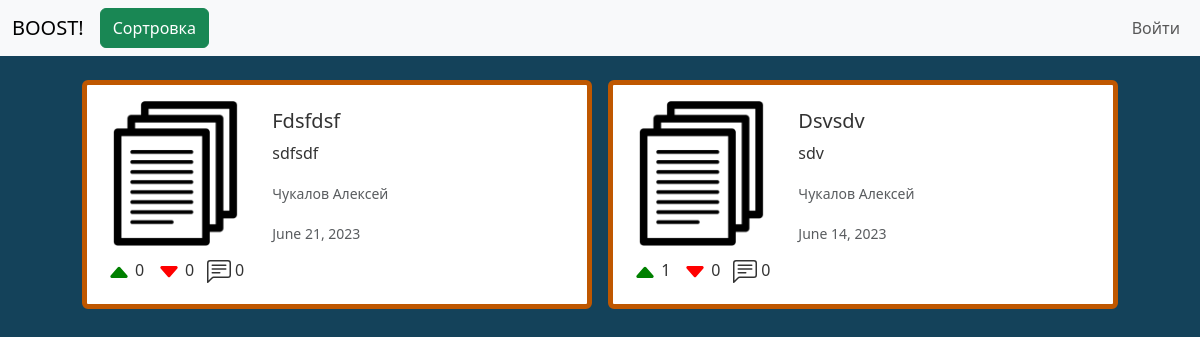
The page /docs/ on the database its author committed.
### app/models.py (models this page shows, shortened)
class Doc (models.Model):
    objects = models.Manager()
    title = models.CharField(max_length=255)
    description = models.CharField(max_length=511, blank=True)
    link = models.URLField(max_length=255, unique=True)
    path = models.CharField(max_length=127)
    preview = models.ImageField(
        upload_to='media/',
        blank=False,
        default='media/default_images/default_document.png'
    )
    likes = models.IntegerField(default=0)
    dislikes = models.IntegerField(default=0)
    comments = models.IntegerField(default=0)
    studies = models.ManyToManyField(Study)
    subjects = models.ManyToManyField(Subject)
    author = models.ForeignKey(User, on_delete=models.CASCADE)
    date = models.DateField()

### accounts/models.py (models this page shows, shortened)
class User (AbstractBaseUser):
    objects = UserManager()
    email = models.EmailField(
        verbose_name='адресс электронной почты',
        max_length=255,
        unique=True
    )
    username = models.CharField(
        verbose_name='ник',
        max_length=30,
        unique=True
    )
    avatar = models.ImageField(
        verbose_name='Avatar',
        default=DEFAULT_AVATAR,
        upload_to='media/',
        blank=False,
    )
    first_name = models.CharField(
        verbose_name='ваше имя',
        max_length=30
    )
    last_name = models.CharField(
        verbose_name='вашу фамилию',
        max_length=30
    )
    bookmarks = models.ManyToManyField(
        Doc,
        blank=True
    )
    is_active = models.BooleanField(default=True)
    staff = models.BooleanField(default=False)
    admin = models.BooleanField(default=False)
    USERNAME_FIELD = 'email'
    REQUIRED_FIELDS = ['username', 'first_name', 'last_name']
    def __str__(self):
        return f'{self.last_name} {self.first_name}'

### app/views.py (the view)
# urls.py: path('docs/', views.docs_page, name='docs'),
def docs_page(request):
    context = {}
    if request.GET.get('drop'):
        return redirect('/docs')
    sort_docs = SortDocs(request)
    sort_docs.convert()
    docs = sort_docs.make_request()
    context['sort_form'] = TagsSortForm(
        initial={
            'studies': sort_docs.studies,
            'sort_type': sort_docs.sort_type_get,
            'subjects': sort_docs.subjects,
        }
    )
    context['search_form'] = SearchForm(
        initial={
            'q': sort_docs.search
        }
    )
    for i in range(len(docs)):
        docs[i].title = docs[i].title.capitalize()
    context['docs'] = docs
    context['has_docs'] = True
    return render(request, 'docs.html', context)

### app/third_party/sort_docs.py (called while the page is built, shortened)
    def convert(self):
        if self.sort_type_get:
            self.sort_type = self.SORT_TYPES[int(self.sort_type_get) - 1]
        else:
            self.sort_type = '-pk'
        if self.subjects:
            self.query_subjects = Q(subjects__in=self.subjects)
        if self.studies:
            self.query_studies = Q(studies__in=self.studies)

    def make_request(self, docs=Doc.objects.all()):
        docs = docs.filter(
            self.query_subjects & self.query_studies & (self.query_title | self.query_description)
        ).order_by(self.sort_type)
        return docs

### app/third_party/tags.py (called while the page is built)
    def __str__(self):
        return str(self.name)

    def __str__(self):
        return str(self.level)

### app/templates/docs.html (shortened to what this page needs)
<!DOCTYPE html>
{% load static %}
<html lang="en">
<head>
        <link href="https://cdn.jsdelivr.net/npm/bootstrap@5.3.0/dist/css/bootstrap.min.css"
              rel="stylesheet"
>
              <link rel="stylesheet" href="{% static 'styles/main.css' %}">
</head>
<body>
    <header class="mb-3">
      {% include 'menu.html' %}
    </header>
<main>
  <section class="d-flex justify-content-center flex-wrap">
    {% for doc in docs %}
        <div class="cardDoc card border-5 m-2 p-2" style="max-width: 540px;">
            <a href="/document{{doc.pk}}" class="cardLink">
            <div class="row g-0">
            <div class="col-md-4 p-2 align-bottom">
                <img src="{{doc.preview.url}}" class="img-fluid rounded-start mb-2" alt="">
                <div class="d-flex justify-content-between">
                    <p class="m-1">{% include 'note_icons/caret_up_fill.html' %} {{doc.likes}}</p>
                    <p class="m-1">{% include 'note_icons/caret_down_fill.html' %} {{doc.dislikes}}</p>
                    <p class="m-1">{% include 'note_icons/comment.html' %} {{doc.comments}}</p>
                </div>
            </div>
                <div class="col-md-8">
                    <div class="card-body">
                        <div class="d-flex justify-content-between">
                            <h5 class="card-title">{{doc.title}}</h5>
                        </div>
                            <p class="card-text">{{doc.description}}</p>
                            <p class="card-text"><small class="text-body-secondary">{{doc.author}}</small></p>
                            <div class="d-flex justify-content-between">
                                <p class="card-text"><small class="text-body-secondary">{{doc.date}}</small></p>
                            </div>
                        </div>
                    </div>
                </div>
            </a>
            </div>
    {% endfor %}
</section>
</main>
</body>
</html>

### app/templates/note_icons/caret_up_fill.html
<svg xmlns="http://www.w3.org/2000/svg" width="24" height="24" fill="currentColor" class="bi bi-caret-up-fill" viewBox="0 0 16 16">
  <g color="green">
    <path d="m7.247 4.86-4.796 5.481c-.566.647-.106 1.659.753 1.659h9.592a1 1 0 0 0 .753-1.659l-4.796-5.48a1 1 0 0 0-1.506 0z"/>
  </g>
</svg>

### app/templates/note_icons/caret_down_fill.html
<svg xmlns="http://www.w3.org/2000/svg" width="24" height="24" fill="currentColor" class="bi bi-caret-down-fill" viewBox="0 0 16 16">
  <g color="red">
    <path d="M7.247 11.14 2.451 5.658C1.885 5.013 2.345 4 3.204 4h9.592a1 1 0 0 1 .753 1.659l-4.796 5.48a1 1 0 0 1-1.506 0z"/>
  </g>
</svg>

### static/styles/main.css (style rules this page uses)
body { background-color: #14425A; }
.cardDoc { border-style: solid; border-color: #BF5700; }
.cardLink { text-decoration: none; color: #333333; }
img { width: 100%; }

### rows shown on the page
Doc: preview (placeholder picture), likes "0", dislikes "0", comments "0", title "Fdsfdsf", description "sdfsdf", author "Чукалов Алексей", date "June 21, 2023"
Doc: preview (placeholder picture), likes "1", dislikes "0", comments "0", title "Dsvsdv", description "sdv", author "Чукалов Алексей", date "June 14, 2023"
